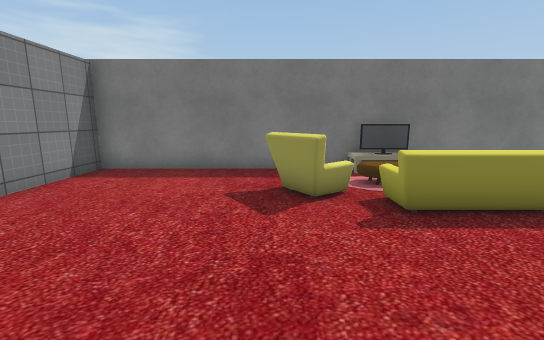
view 1 (above)

16 first-person views from a walk through a Unity game level. The camera is 1.5 m above the floor, tilts 10° down and sees 90° across. The floor is counted in squares, 1 m on a side. Each view is taken from the middle of a square. On the plan, view 1 faces up. The plan holds only what a view shows up to about 14 squares ahead; the rest is blank. Some animated figures are left out. Some surface patterns are stand-ins.

view 2
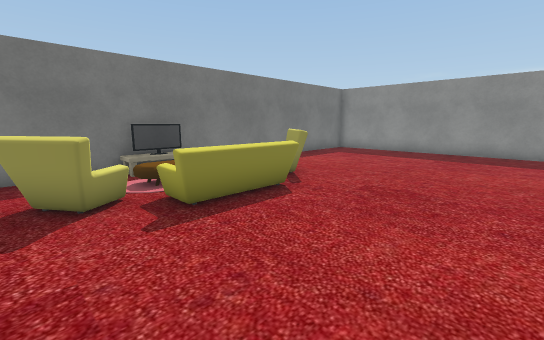

view 3
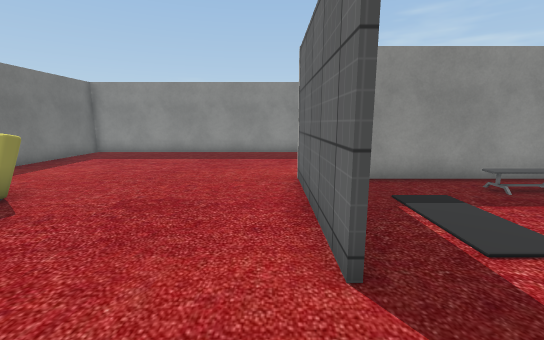

view 4
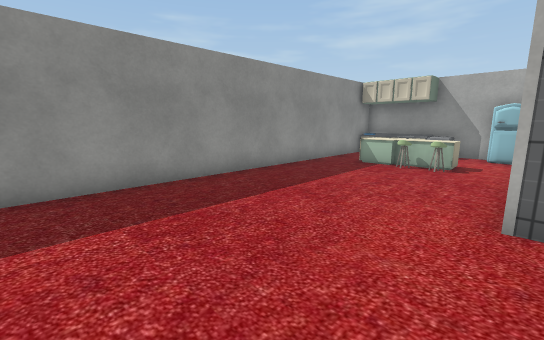

view 5
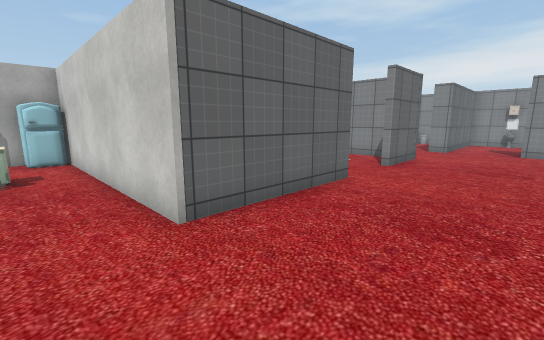

view 6
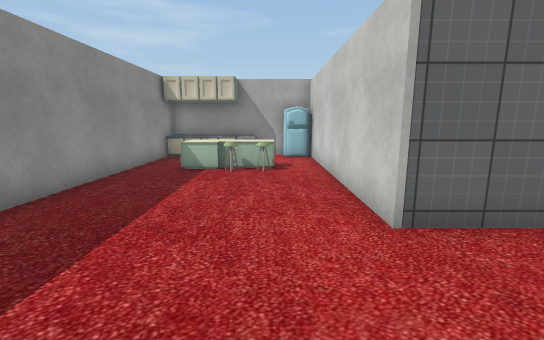

view 7
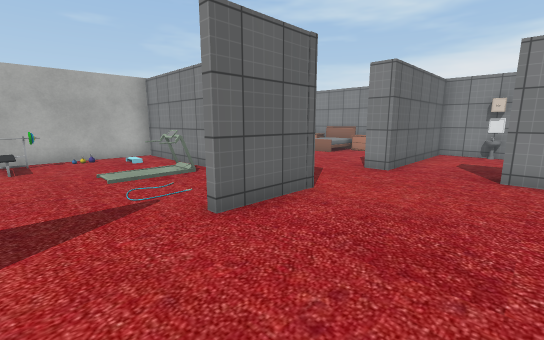

view 8
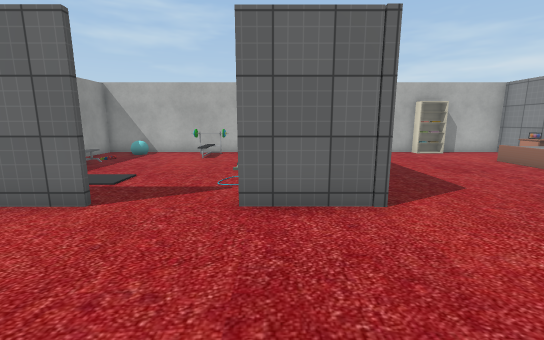

view 9
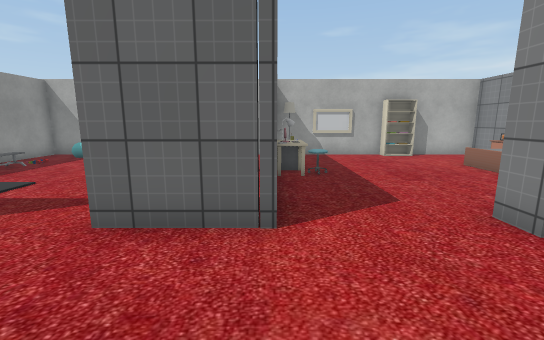

view 10
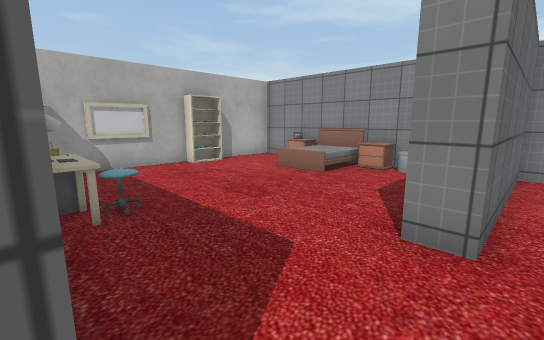

view 11
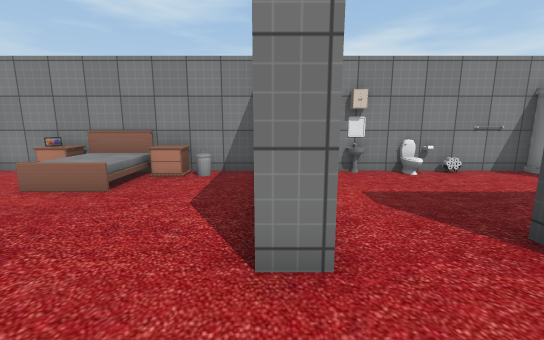

view 12
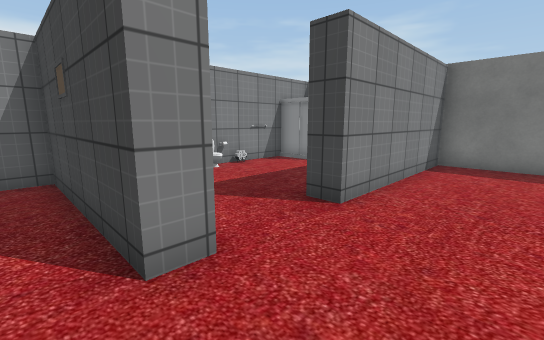

view 13
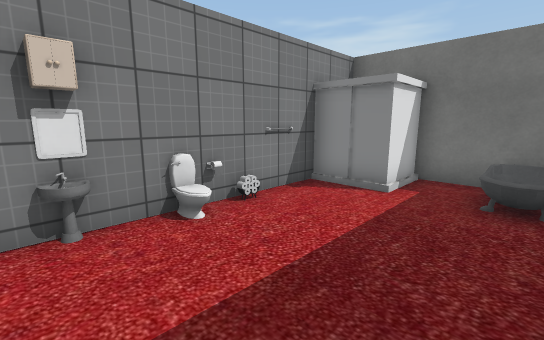

view 14
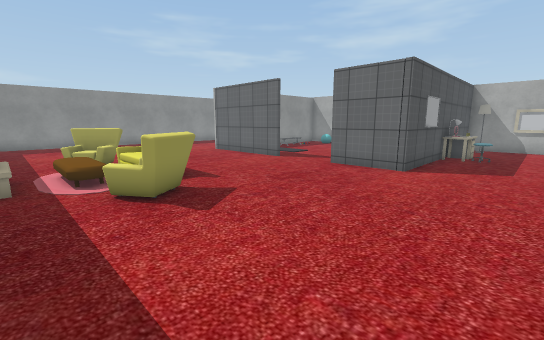

view 15
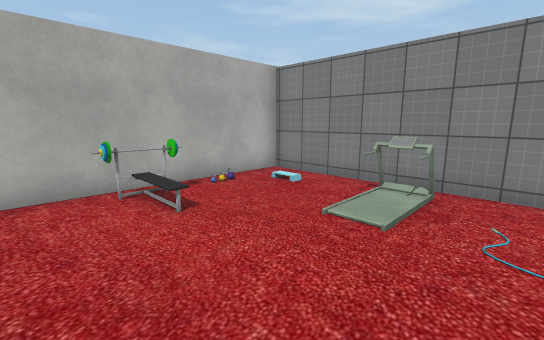

view 16
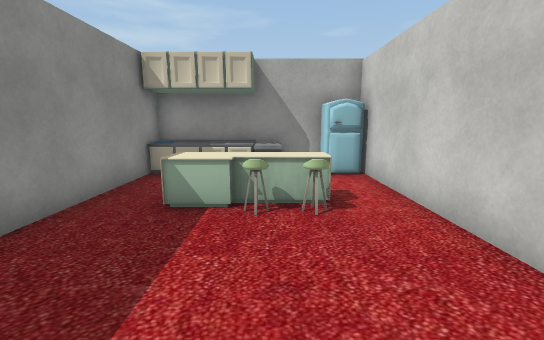

### Floor plan
Ten units are one square. View 1 is at (0, 0); x grows to the right and y downward. Boxes are objects, and circles mark ways between rooms. Rooms are numbered by the first view taken in them; rooms with no view inside come last. Other rooms are left out.
<svg viewBox="-120 -92 271 195">
<path fill="none" stroke="#000" d="M32 7 83 7 83 98M-21 7 6 7M79 96 146 96 146 -87 -55 -87 -55 -24M-18 19 -18 96 79 96M-21 91 -21 7M-55 4 -55 12 -113 12 -113 25M-113 74 -113 96 -22 96M81 98 81 25M-113 -16 -113 4 -55 4M-113 -70 -113 -44M-55 -24 -64 -24M-69 -87 -94 -87"/>
<rect x="-5" y="-75" width="20" height="30" fill="#bbb"><title>sofa</title></rect>
<rect x="25" y="-55" width="30" height="20" fill="#bbb"><title>sofa</title></rect>
<rect x="25" y="-75" width="20" height="10" fill="#bbb"><title>other object</title></rect>
<rect x="25" y="-85" width="20" height="10" fill="#bbb"><title>TV</title></rect>
<rect x="55" y="-65" width="20" height="20" fill="#bbb"><title>sofa</title></rect>
<rect x="85" y="85" width="10" height="10" fill="#bbb"><title>fridge</title></rect>
<rect x="95" y="45" width="10" height="20" fill="#bbb"><title>other object</title></rect>
<rect x="105" y="85" width="10" height="10" fill="#bbb"><title>stove</title></rect>
<rect x="105" y="45" width="10" height="20" fill="#bbb"><title>other object</title></rect>
<rect x="115" y="85" width="30" height="10" fill="#bbb"><title>sink</title></rect>
<rect x="115" y="55" width="20" height="10" fill="#bbb"><title>other object</title></rect>
<rect x="-115" y="65" width="10" height="10" fill="#bbb"><title>table</title></rect>
<rect x="-115" y="45" width="30" height="20" fill="#bbb"><title>bed</title></rect>
<rect x="-115" y="35" width="10" height="10" fill="#bbb"><title>table</title></rect>
<rect x="-115" y="25" width="10" height="10" fill="#bbb"><title>other object</title></rect>
<rect x="-85" y="85" width="20" height="10" fill="#bbb"><title>bookshelf</title></rect>
<rect x="-45" y="45" width="10" height="10" fill="#bbb"><title>other object</title></rect>
<rect x="-35" y="85" width="10" height="10" fill="#bbb"><title>other object</title></rect>
<rect x="-35" y="55" width="10" height="10" fill="#bbb"><title>table</title></rect>
<rect x="-35" y="45" width="10" height="10" fill="#bbb"><title>other object</title></rect>
<rect x="-15" y="45" width="10" height="10" fill="#bbb"><title>other object</title></rect>
<rect x="15" y="85" width="10" height="10" fill="#bbb"><title>other object</title></rect>
<rect x="35" y="85" width="10" height="10" fill="#bbb"><title>other object</title></rect>
<rect x="55" y="85" width="10" height="10" fill="#bbb"><title>other object</title></rect>
<rect x="-115" y="-25" width="10" height="10" fill="#bbb"><title>other object</title></rect>
<rect x="-115" y="-35" width="10" height="10" fill="#bbb"><title>other object</title></rect>
<rect x="-115" y="-45" width="10" height="10" fill="#bbb"><title>other object</title></rect>
<rect x="-105" y="-85" width="20" height="20" fill="#bbb"><title>shower</title></rect>
<rect x="-85" y="-85" width="20" height="20" fill="#bbb"><title>other object</title></rect>
<circle cx="-40" cy="3" r="3" fill="#2a7"/>
<circle cx="20" cy="10" r="3" fill="#2a7"/>
<circle cx="-60" cy="-15" r="3" fill="#2a7"/>
<text x="60" y="-20">1</text>
<text x="-20" y="50">2</text>
<text x="-90" y="-40">3</text>
</svg>
Room 1 opens to room 2. Room 1 opens to room 3.

Where each view was taken, in squares from view 1:
view 1: 0 up, 0 right, facing up
view 2: 0 up, 0 right, facing up-right
view 3: 0 up, 1 right, facing right
view 4: 4 up, 8 right, facing down-right
view 5: 3 up, 10 right, facing down-left
view 6: 3 up, 10 right, facing down
view 7: 3 up, 3 right, facing down-left
view 8: 4 up, 0 right, facing down
view 9: 3 up, 2 left, facing down
view 10: 0 up, 2 left, facing down-left
view 11: 1 down, 3 left, facing left
view 12: 2 down, 3 left, facing up-left
view 13: 1 up, 7 left, facing up-left
view 14: 8 up, 5 left, facing down-right
view 15: 3 down, 5 right, facing down-left
view 16: 1 down, 11 right, facing down
